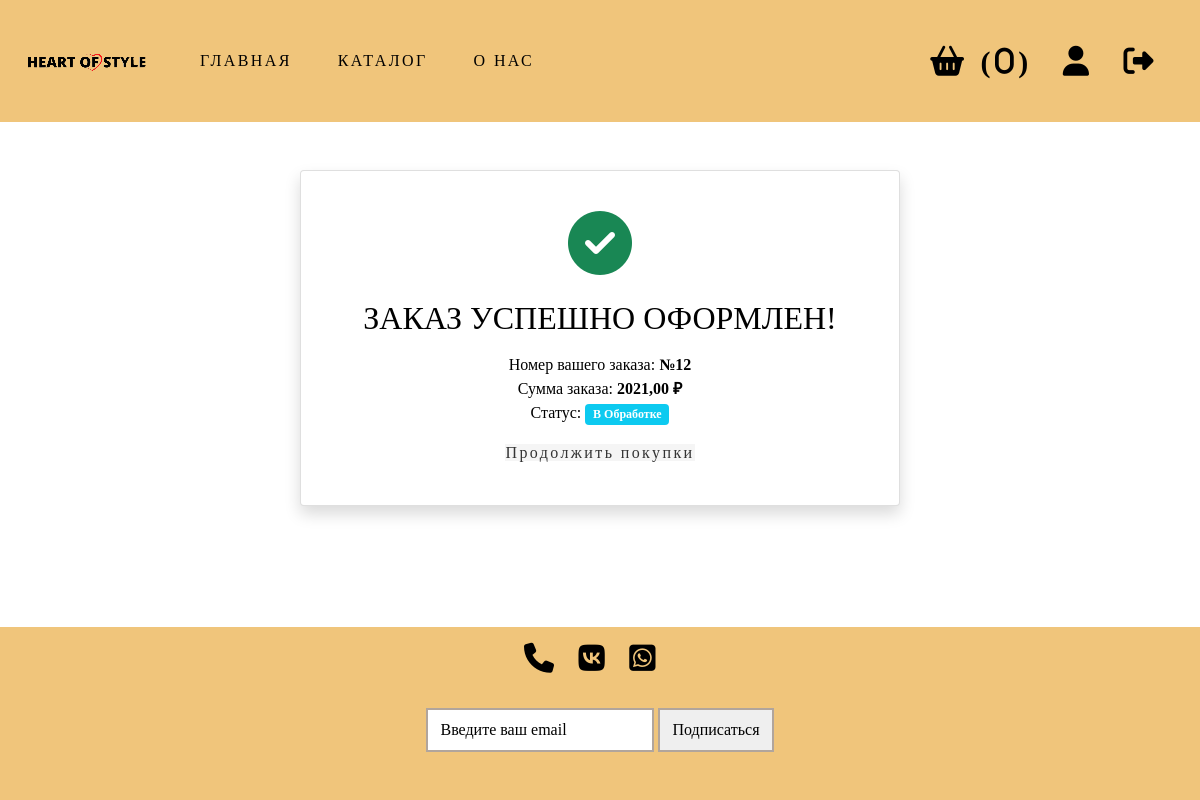
Page /order_success/12/ (signed in) on the earlier database version.
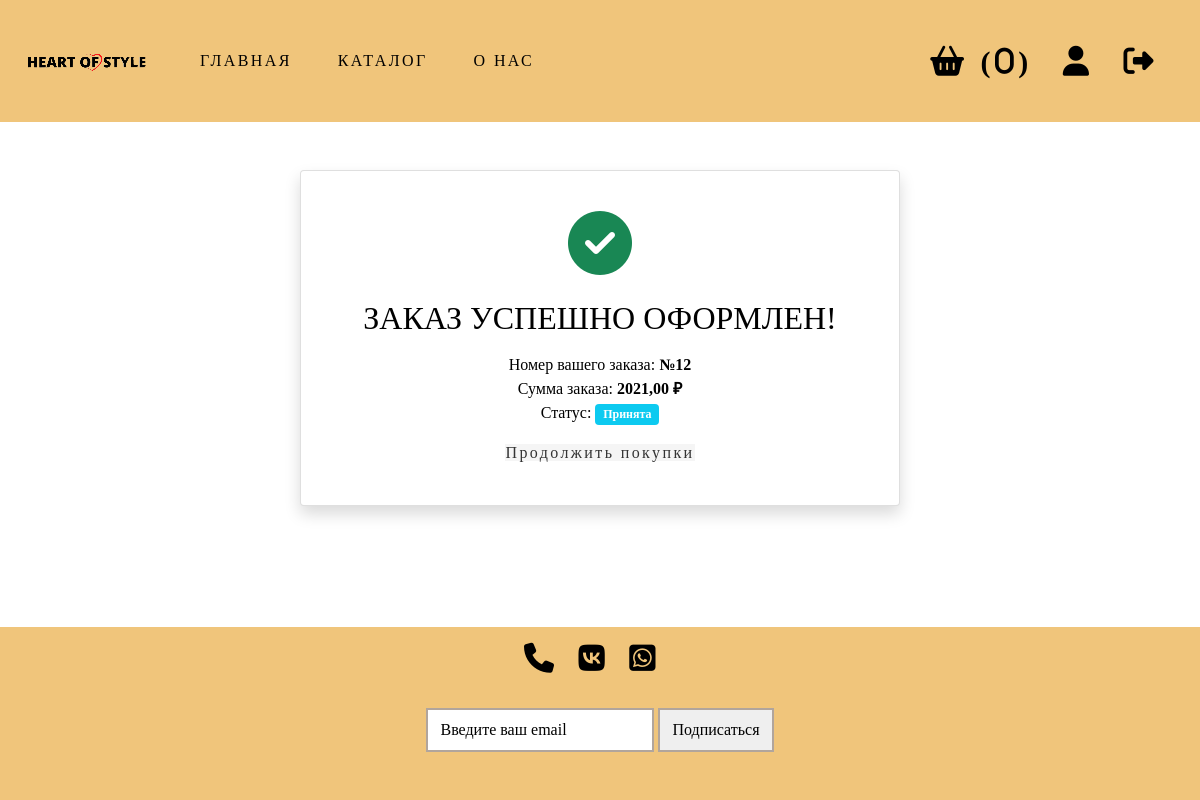
Same page on the later database version.
### backend/general/models.py (models this page shows, shortened)
class Order(models.Model):
    TYPE_PAYMENT_CHOICES = [
        ("0", "Банковская карта "),
        ("1", "Наличные"),
    ]
    STATUS_CHOICES = [
        ("0", "Новая"),
        ("1", "В Обработке"),
        ("2", "Принята"),
        ("3", "Завершена"),
        ("4", "Отменена"),
    ]
    user = models.ForeignKey(
        User,
        on_delete=models.CASCADE
    )
    address = models.ForeignKey(
        PickupPoint,
        on_delete=models.SET_NULL,
        null=True,
        blank=False
    )
    type_payment = models.CharField(max_length=1, choices=TYPE_PAYMENT_CHOICES)
    status = models.CharField(max_length=1, choices=STATUS_CHOICES, default='0')
    date_at = models.DateTimeField(auto_now_add=True, verbose_name='Дата создания')
    product = models.ManyToManyField(
        Product,
        related_name='orders'
    )
    cancel_reason = models.CharField(max_length=200, null=True, blank=True)
    @property
    def total_price(self):
        return sum(item.total_price for item in self.items.all())

class OrderItem(models.Model):
    order = models.ForeignKey(Order, on_delete=models.CASCADE, related_name='items')
    product = models.ForeignKey(Product, on_delete=models.CASCADE)
    quantity = models.PositiveIntegerField(default=1)
    price = models.DecimalField(max_digits=10, decimal_places=2)  # цена на момент заказа
    color = models.ForeignKey(Color, on_delete=models.SET_NULL, null=True, blank=True)
    size = models.ForeignKey(Size, on_delete=models.SET_NULL, null=True, blank=True)
    @property
    def total_price(self):
        return self.quantity * self.price

### backend/general/views.py (the view)
# urls.py: path('order_success/<int:order_id>/', order_success, name='order_success'),
def order_success(request, order_id):
    if request.user.is_superuser:
        return redirect('admin_order')
    if not request.user.is_authenticated:
        return redirect('index')
    order = get_object_or_404(Order, id=order_id, user=request.user)
    return render(request, "order_success.html", {"order": order})

### backend/general/models.py (called while the page is built)
    @property
    def total_items(self):
        return self.items.count()

### frontend/templates/order_success.html (shortened to what this page needs)
{% extends 'base.html' %}
{% load static %}
{% block content %}
<div class="d-flex justify-content-center align-items-center mt-5">
    <div class="card shadow p-4 w-100" style="max-width: 600px;">
        <div class="card-body text-center">
            <div class="mb-4">
                <i class="fas fa-check-circle text-success" style="font-size: 4rem;"></i>
            </div>
            <h2 class="mb-3">Заказ успешно оформлен!</h2>
            <div class="mb-3">
                <p>Номер вашего заказа: <strong>№{{ order.id }}</strong></p>
                <p>Сумма заказа: <strong>{{ order.total_price }} ₽</strong></p>
                <p>Статус: <span class="badge bg-info">{{ order.get_status_display }}</span></p>
            </div>
            <a href="{% url 'catalog' %}" class="continue-shopping">
                Продолжить покупки
            </a>
        </div>
    </div>
</div>
{% endblock %}

Differences in the rows shown:
changed Order id 12: status "В Обработке" → "Принята"
